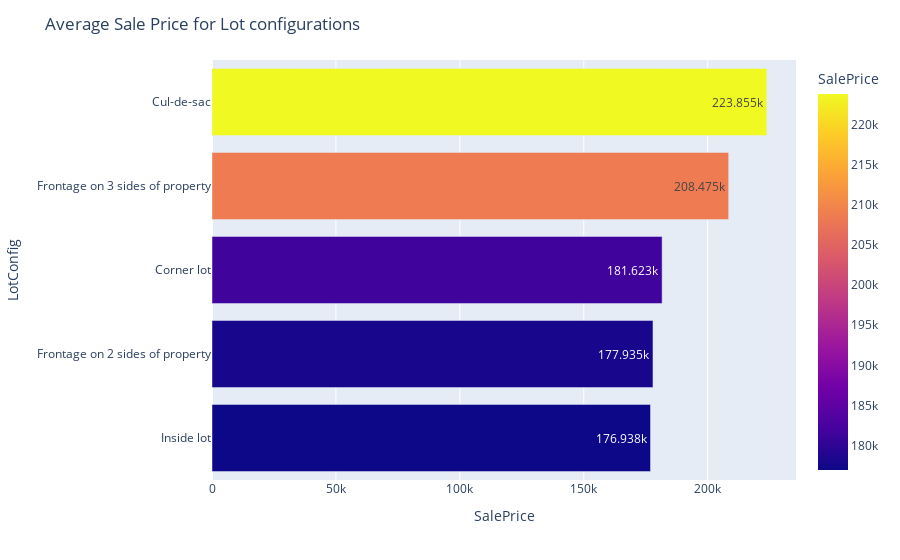

The code cell stored with this chart in its notebook:
### Code cell
var = 'LotConfig'
group = train.groupby(var)['SalePrice'].mean().round().sort_values().reset_index()
group[var] = get_description(*group[var])
fig = px.bar(group, y=var, x='SalePrice', color='SalePrice', orientation='h', text_auto=True)
fig.update_layout(title='Average Sale Price for Lot configurations')

### Figure 1 — Plotly figure (JSON) as saved in the notebook; plotly's stock layout.template omitted (floating-point values rounded to 4 significant figures)
{"data": [{"alignmentgroup": "True", "hovertemplate": "SalePrice=%{marker.color}<br>LotConfig=%{y}<extra></extra>", "legendgroup": "", "marker": {"color": [176938, 177935, 181623, 208475, 223855], "coloraxis": "coloraxis", "pattern": {"shape": ""}}, "name": "", "offsetgroup": "", "orientation": "h", "showlegend": false, "textposition": "auto", "texttemplate": "%{x}", "type": "bar", "x": [176938, 177935, 181623, 208475, 223855], "xaxis": "x", "y": ["Inside lot", "Frontage on 2 sides of property", "Corner lot", "Frontage on 3 sides of property", "Cul-de-sac"], "yaxis": "y"}], "layout": {"barmode": "relative", "coloraxis": {"colorbar": {"title": {"text": "SalePrice"}}, "colorscale": [[0, "#0d0887"], [0.1111, "#46039f"], [0.2222, "#7201a8"], [0.3333, "#9c179e"], [0.4444, "#bd3786"], [0.5556, "#d8576b"], [0.6667, "#ed7953"], [0.7778, "#fb9f3a"], [0.8889, "#fdca26"], [1, "#f0f921"]]}, "legend": {"tracegroupgap": 0}, "margin": {"t": 60}, "title": {"text": "Average Sale Price for Lot configurations"}, "xaxis": {"anchor": "y", "domain": [0, 1], "title": {"text": "SalePrice"}}, "yaxis": {"anchor": "x", "domain": [0, 1], "title": {"text": "LotConfig"}}}}
